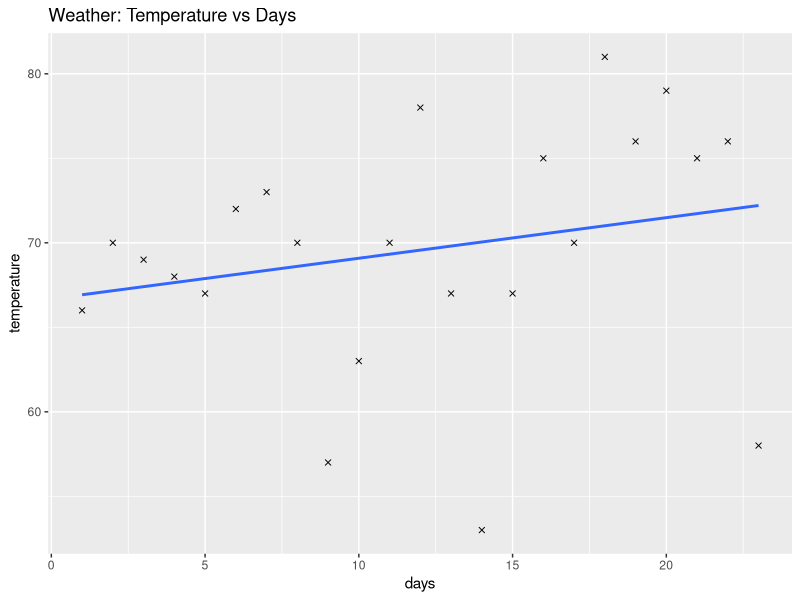

Here is the R script that generated this plot:
# imports library with graphing tools
library(ggplot2) 

# reads csv file and stores data in data frame
weather <- read.csv("data/weather.csv")

# fits a linear model to given data
model <- lm(temperature ~ days, data=weather)

# creates a scatterplot using given data
ggplot(aes(x=days, y=temperature), data=weather) +
	geom_point(shape=4) + # plots points and changes shape of points
	geom_smooth(method=lm, se=FALSE) + # plots linear best fit without confidence range
	ggtitle("Weather: Temperature vs Days")